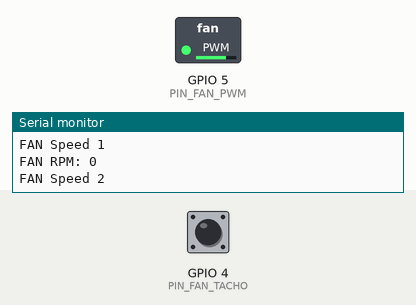
Simulated run of this program. Board: ESP32. On the bench: switched loads named in the program (green lamp = pin HIGH), the last lines printed to the serial monitor. Inputs (shaded band) come from the test bench; at power-on: GPIO 4 (PIN_FAN_TACHO) HIGH. Pins used as bus, display or sensor lines are not drawn.

Above: at 20.1 s.
At 40.1 s:
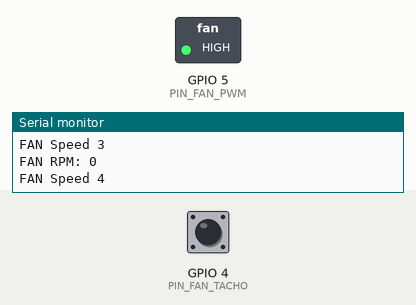
At 105.1 s:
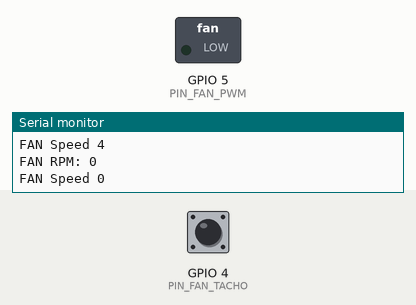
Timing chart, 0 to 106.6 s (numbered marks = the images above):
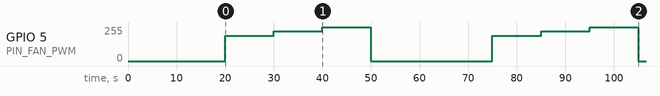

The program:

main.cpp
```cpp
#include <Arduino.h>
#include "fan.h"

enum {
  PIN_FAN_POWER = 15,
  PIN_FAN_PWM = 5,
  PIN_FAN_TACHO = 4
};

FanCooler fan(PIN_FAN_POWER, PIN_FAN_TACHO, PIN_FAN_PWM);

void setup()
{
  Serial.begin(115200);
  fan.begin();
  delay(5000);
  Serial.printf("FAN started\n");
  delay(5000);
}

void loop()
{
  fan.coolNext();
  Serial.printf("FAN Speed %u\n", fan.speed());
  delay(8000);
  Serial.printf("FAN RPM: %u\n", fan.rpm());
  delay(1000);
  if (fan.speed() == FAN_SPEED0) delay(6000);
}
```

fan.cpp
```cpp
#include "fan.h"

volatile uint32_t FanCooler::_pulse = 0U;

FanCooler::FanCooler(const uint8_t power, const uint8_t tacho, const uint8_t pwm) :
    _power(power),
    _tacho(tacho),
    _pwm(pwm)
{
    // Configure digital pins
    pinMode(_power, OUTPUT);    // Via PNP
    pinMode(_tacho, INPUT);     // Pull-up Resistor
    // Setup channel of cooler PWM pin
    ledcSetup(FAN_CH, FAN_FREQ, FAN_RES);
    ledcAttachPin(_pwm, FAN_CH);
}

void FanCooler::begin()
{
    // Stop cooling at start
    digitalWrite(_power, LOW);
    ledcWrite(FAN_CH, 0U);
}

void FanCooler::coolDown(const fan_speed_t speed)
{
    if (speed == _speed) return;
    _speed = speed;
    digitalWrite(_power, FAN_SPEED0 == _speed ? LOW : HIGH);
    uint32_t duty = 0U;
    switch (_speed) {
    case FAN_SPEED0:
    case FAN_SPEED1:
        duty = 0U;
        break;
    case FAN_SPEED2:
        duty = 191U;
        break;
    case FAN_SPEED3:
        duty = 223U;
        break;
    case FAN_SPEED4:
        duty = FAN_MAX;
        break;
    }
    ledcWrite(FAN_CH, duty);
}

void FanCooler::coolNext()
{
    const fan_speed_t next = (FAN_SPEED4 == _speed) ? FAN_SPEED0 : static_cast<fan_speed_t>( _speed + 1U);
    coolDown(next);
}

uint32_t FanCooler::rpm() const
{
    if (FAN_SPEED0 == _speed) return 0U;
    _pulse = 0U;
    attachInterrupt(digitalPinToInterrupt(_tacho), [](){ ++_pulse; }, FALLING);
    delay(1000);
    detachInterrupt(digitalPinToInterrupt(_tacho));
    return _pulse * (60 / FAN_PPR);
}
```

fan.h
```cpp
#ifndef __FAN_H__
#define __FAN_H__

#include <Arduino.h>

/// @brief Fan cooler speed
/// @details Fan cooler have 4 speeds in this realisation
typedef enum : uint8_t {
    FAN_SPEED0 = 0, ///< Cooler off
    FAN_SPEED1,     ///< Speed #1
    FAN_SPEED2,     ///< Speed #2
    FAN_SPEED3,     ///< Speed #3
    FAN_SPEED4      ///< Speed #4
} fan_speed_t;

/// @class FanCooler fan.h
/// @brief Provide control of 4-wire PWM cooler
/// @details Features:
/// @li On/Off cooler via PNP transistor
/// @li Set speed
/// @li Measurement rotation speed in RPM
/// @li Indicate cooler speed by LED
class FanCooler {
    /// @brief Cooler PWM Parameters
    enum {
        FAN_CH = 0,                         ///< Channel
        FAN_PPR = 2,                        ///< Pulses per revolution
        FAN_RES = 8,                        ///< Resolution. \b Max = \b log2(80000000/FAN_FREQ)
        FAN_MAX = (1 << FAN_RES) - 1,       ///< Max duty cycle
        FAN_FREQ = 25000                    ///< Frequency
    };
    FanCooler() = delete;
    FanCooler(const FanCooler&) = delete;
    FanCooler& operator = (const FanCooler&) = delete;
public:
    /// @brief Constructor
    /// @param power Cooler power On/Off pin
    /// @param tacho Cooler tachometer pin
    /// @param pwm Cooler PWM pin
    explicit FanCooler(const uint8_t power, const uint8_t tacho, const uint8_t pwm);
    /// @brief Destructor
    ~FanCooler() {}
public:
    /// @brief Start cooler control
    void begin();
    /// @brief Cooling with one of 4 speed
    /// @details Stop cooling of \c FAN_SPEED0 speed
    /// @param speed Speed enumerator
    void coolDown(const fan_speed_t speed);
    /// @brief Set next speed
    /// @details After maximum speed - next speed is \c FAN_SPEED0 (stop)
    void coolNext();
    /// @brief Rotation speed getter
    /// @details Blocking method - \c 1000 ms
    /// @return Rotation speed in RPM
    uint32_t rpm() const;
    /// @brief Speed getter
    /// @return Speed enumerator
    inline fan_speed_t speed() const { return _speed; }
private:
    const uint8_t _power;
    const uint8_t _tacho;
    const uint8_t _pwm;
    fan_speed_t _speed{FAN_SPEED0};
    static volatile uint32_t _pulse;
};

#endif // __FAN_H__
```

Measured:
- by itself, GPIO 5 (PIN_FAN_PWM): 0/255 → 190/255 at 20.0 s, → 222/255 10.0 s later, → 255/255 10.0 s later, → 0/255 10.0 s later, … (8 changes in this stretch)
